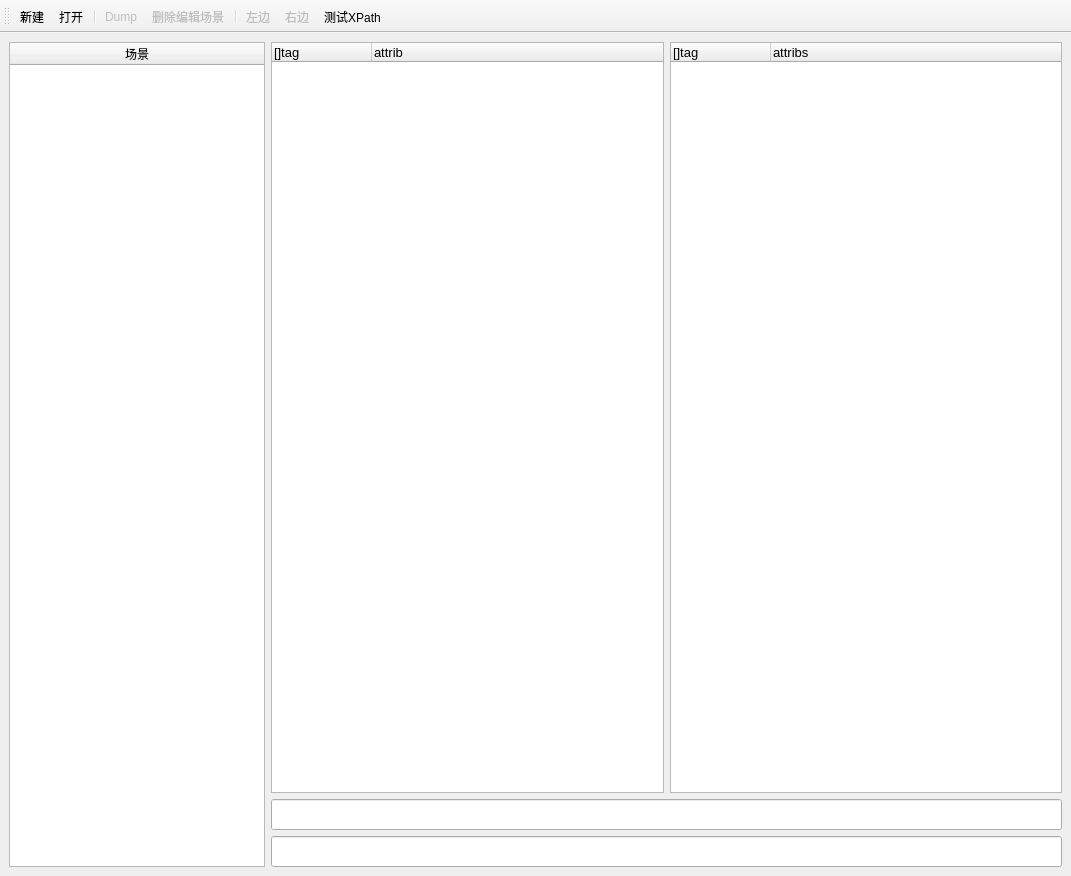
<?xml version="1.0" encoding="UTF-8"?>
<ui version="4.0">
 <class>MainWindow</class>
 <widget class="QMainWindow" name="MainWindow">
  <property name="geometry">
   <rect>
    <x>0</x>
    <y>0</y>
    <width>1071</width>
    <height>876</height>
   </rect>
  </property>
  <property name="windowTitle">
   <string>ztgt-scene-analyse</string>
  </property>
  <property name="windowIcon">
   <iconset>
    <normaloff>res/me.png</normaloff>res/me.png</iconset>
  </property>
  <widget class="QWidget" name="centralwidget">
   <layout class="QHBoxLayout" name="horizontalLayout_2">
    <item>
     <widget class="QTableWidget" name="tableWidget_project">
      <property name="sizePolicy">
       <sizepolicy hsizetype="Fixed" vsizetype="Expanding">
        <horstretch>0</horstretch>
        <verstretch>0</verstretch>
       </sizepolicy>
      </property>
      <property name="editTriggers">
       <set>QAbstractItemView::NoEditTriggers</set>
      </property>
      <property name="alternatingRowColors">
       <bool>false</bool>
      </property>
      <property name="selectionBehavior">
       <enum>QAbstractItemView::SelectRows</enum>
      </property>
      <attribute name="horizontalHeaderHighlightSections">
       <bool>false</bool>
      </attribute>
      <attribute name="horizontalHeaderShowSortIndicator" stdset="0">
       <bool>false</bool>
      </attribute>
      <attribute name="horizontalHeaderStretchLastSection">
       <bool>true</bool>
      </attribute>
      <column>
       <property name="text">
        <string>场景</string>
       </property>
      </column>
     </widget>
    </item>
    <item>
     <layout class="QVBoxLayout" name="verticalLayout_3">
      <item>
       <layout class="QHBoxLayout" name="horizontalLayout">
        <item>
         <layout class="QVBoxLayout" name="verticalLayout_2">
          <item>
           <widget class="QTreeWidget" name="treeWidget_left">
            <property name="font">
             <font>
              <pointsize>10</pointsize>
             </font>
            </property>
            <column>
             <property name="text">
              <string>[]tag</string>
             </property>
            </column>
            <column>
             <property name="text">
              <string>attrib</string>
             </property>
            </column>
           </widget>
          </item>
         </layout>
        </item>
        <item>
         <layout class="QVBoxLayout" name="verticalLayout">
          <item>
           <widget class="QTreeWidget" name="treeWidget_right">
            <property name="font">
             <font>
              <pointsize>10</pointsize>
             </font>
            </property>
            <column>
             <property name="text">
              <string>[]tag</string>
             </property>
            </column>
            <column>
             <property name="text">
              <string>attribs</string>
             </property>
            </column>
           </widget>
          </item>
         </layout>
        </item>
       </layout>
      </item>
      <item>
       <widget class="QLineEdit" name="lineEdit_l">
        <property name="font">
         <font>
          <family>Agency FB</family>
          <pointsize>12</pointsize>
         </font>
        </property>
       </widget>
      </item>
      <item>
       <widget class="QLineEdit" name="lineEdit_r">
        <property name="font">
         <font>
          <family>Agency FB</family>
          <pointsize>12</pointsize>
         </font>
        </property>
       </widget>
      </item>
     </layout>
    </item>
   </layout>
  </widget>
  <widget class="QToolBar" name="toolBar">
   <property name="windowTitle">
    <string>toolBar</string>
   </property>
   <attribute name="toolBarArea">
    <enum>TopToolBarArea</enum>
   </attribute>
   <attribute name="toolBarBreak">
    <bool>false</bool>
   </attribute>
   <addaction name="action_new"/>
   <addaction name="action_open"/>
   <addaction name="separator"/>
   <addaction name="action_dump_scene"/>
   <addaction name="action_del_scene"/>
   <addaction name="separator"/>
   <addaction name="action_left"/>
   <addaction name="action_right"/>
   <addaction name="action_test_xpath"/>
  </widget>
  <action name="action_new">
   <property name="checkable">
    <bool>false</bool>
   </property>
   <property name="icon">
    <iconset>
     <normaloff>res/new.png</normaloff>res/new.png</iconset>
   </property>
   <property name="text">
    <string>新建</string>
   </property>
   <property name="toolTip">
    <string>新建工程</string>
   </property>
  </action>
  <action name="action_open">
   <property name="enabled">
    <bool>true</bool>
   </property>
   <property name="icon">
    <iconset>
     <normaloff>res/open.png</normaloff>res/open.png</iconset>
   </property>
   <property name="text">
    <string>打开</string>
   </property>
   <property name="toolTip">
    <string>打开工程</string>
   </property>
  </action>
  <action name="action_del_scene">
   <property name="checkable">
    <bool>false</bool>
   </property>
   <property name="enabled">
    <bool>false</bool>
   </property>
   <property name="icon">
    <iconset>
     <normaloff>res/del.png</normaloff>res/del.png</iconset>
   </property>
   <property name="text">
    <string>删除编辑场景</string>
   </property>
  </action>
  <action name="action_left">
   <property name="enabled">
    <bool>false</bool>
   </property>
   <property name="icon">
    <iconset>
     <normaloff>res/left.png</normaloff>res/left.png</iconset>
   </property>
   <property name="text">
    <string>左边</string>
   </property>
  </action>
  <action name="action_right">
   <property name="enabled">
    <bool>false</bool>
   </property>
   <property name="icon">
    <iconset>
     <normaloff>res/right.png</normaloff>res/right.png</iconset>
   </property>
   <property name="text">
    <string>右边</string>
   </property>
  </action>
  <action name="action_test_xpath">
   <property name="enabled">
    <bool>true</bool>
   </property>
   <property name="icon">
    <iconset>
     <normaloff>res/test_xpath.png</normaloff>res/test_xpath.png</iconset>
   </property>
   <property name="text">
    <string>测试XPath</string>
   </property>
  </action>
  <action name="action_dump_scene">
   <property name="enabled">
    <bool>false</bool>
   </property>
   <property name="icon">
    <iconset>
     <normaloff>res/dump.png</normaloff>res/dump.png</iconset>
   </property>
   <property name="text">
    <string>Dump</string>
   </property>
  </action>
 </widget>
 <resources/>
 <connections/>
</ui>
